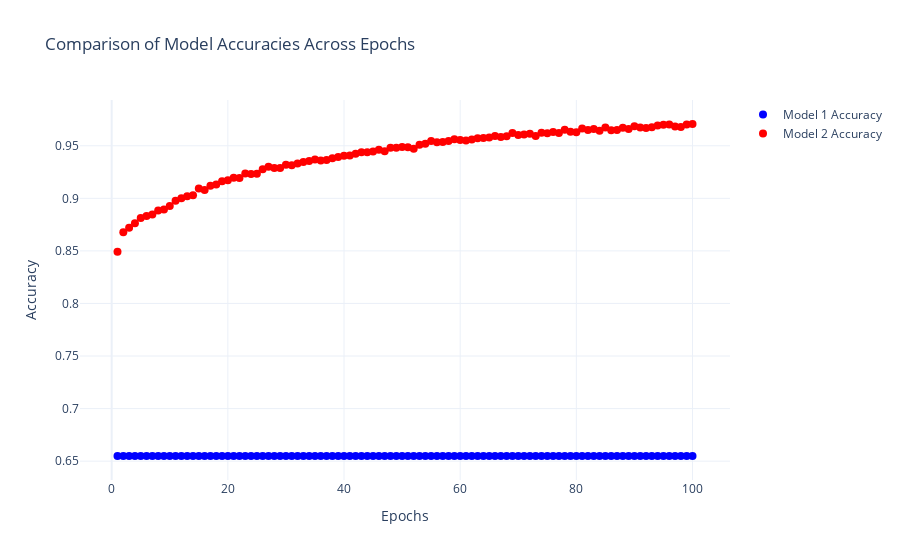

Source (notebook cell):
### Code cell
import plotly.graph_objects as go

# Assuming history1_nd and history2_nd have 'accuracy' data from your model training
# Extracting the accuracy data from each history object
accuracy1 = history1_nd.history['accuracy']
accuracy2 = history2_nd.history['accuracy']

# Assuming the number of epochs is determined by the length of the accuracy data
epochs = list(range(1, len(accuracy1) + 1))

# Create a scatter plot using Plotly
fig = go.Figure()

# Adding scatter plot for Model 1
fig.add_trace(go.Scatter(
    x=epochs,
    y=accuracy1,
    mode='markers',  # This specifies to use markers (points)
    name='Model 1 Accuracy',  # Name of the series
    marker=dict(color='blue', size=8)  # Marker settings
))

# Adding scatter plot for Model 2
fig.add_trace(go.Scatter(
    x=epochs,
    y=accuracy2,
    mode='markers',
    name='Model 2 Accuracy',
    marker=dict(color='red', size=8)
))

# Update the layout to add titles and labels
fig.update_layout(
    title='Comparison of Model Accuracies Across Epochs',
    xaxis_title='Epochs',
    yaxis_title='Accuracy',
    template='plotly_white'
)

# Show the figure
fig.show()

### Figure 1 — Plotly figure (JSON) as saved in the notebook; plotly's stock layout.template omitted (floating-point values rounded to 4 significant figures)
{"data": [{"marker": {"color": "blue", "size": 8}, "mode": "markers", "name": "Model 1 Accuracy", "type": "scatter", "x": [1, 2, 3, 4, 5, 6, 7, 8, 9, 10, 11, 12, 13, 14, 15, 16, 17, 18, 19, 20, 21, 22, 23, 24, 25, 26, 27, 28, 29, 30, 31, 32, 33, 34, 35, 36, 37, 38, 39, 40, 41, 42, 43, 44, 45, 46, 47, 48, 49, 50, 51, 52, 53, 54, 55, 56, 57, 58, 59, 60, 61, 62, 63, 64, 65, 66, 67, 68, 69, 70, 71, 72, 73, 74, 75, 76, 77, 78, 79, 80, 81, 82, 83, 84, 85, 86, 87, 88, 89, 90, 91, 92, 93, 94, 95, 96, 97, 98, 99, 100], "y": [0.6549, 0.6549, 0.6549, 0.6549, 0.6549, 0.6549, 0.6549, 0.6549, 0.6549, 0.6549, 0.6549, 0.6549, 0.6549, 0.6549, 0.6549, 0.6549, 0.6549, 0.6549, 0.6549, 0.6549, 0.6549, 0.6549, 0.6549, 0.6549, 0.6549, 0.6549, 0.6549, 0.6549, 0.6549, 0.6549, 0.6549, 0.6549, 0.6549, 0.6549, 0.6549, 0.6549, 0.6549, 0.6549, 0.6549, 0.6549, 0.6549, 0.6549, 0.6549, 0.6549, 0.6549, 0.6549, 0.6549, 0.6549, 0.6549, 0.6549, 0.6549, 0.6549, 0.6549, 0.6549, 0.6549, 0.6549, 0.6549, 0.6549, 0.6549, 0.6549, 0.6549, 0.6549, 0.6549, 0.6549, 0.6549, 0.6549, 0.6549, 0.6549, 0.6549, 0.6549, 0.6549, 0.6549, 0.6549, 0.6549, 0.6549, 0.6549, 0.6549, 0.6549, 0.6549, 0.6549, 0.6549, 0.6549, 0.6549, 0.6549, 0.6549, 0.6549, 0.6549, 0.6549, 0.6549, 0.6549, 0.6549, 0.6549, 0.6549, 0.6549, 0.6549, 0.6549, 0.6549, 0.6549, 0.6549, 0.6549]}, {"marker": {"color": "red", "size": 8}, "mode": "markers", "name": "Model 2 Accuracy", "type": "scatter", "x": [1, 2, 3, 4, 5, 6, 7, 8, 9, 10, 11, 12, 13, 14, 15, 16, 17, 18, 19, 20, 21, 22, 23, 24, 25, 26, 27, 28, 29, 30, 31, 32, 33, 34, 35, 36, 37, 38, 39, 40, 41, 42, 43, 44, 45, 46, 47, 48, 49, 50, 51, 52, 53, 54, 55, 56, 57, 58, 59, 60, 61, 62, 63, 64, 65, 66, 67, 68, 69, 70, 71, 72, 73, 74, 75, 76, 77, 78, 79, 80, 81, 82, 83, 84, 85, 86, 87, 88, 89, 90, 91, 92, 93, 94, 95, 96, 97, 98, 99, 100], "y": [0.8492, 0.8678, 0.872, 0.8762, 0.8813, 0.8832, 0.8846, 0.8884, 0.8894, 0.8926, 0.8976, 0.9001, 0.902, 0.903, 0.9094, 0.9079, 0.912, 0.9132, 0.9163, 0.9171, 0.9196, 0.9193, 0.9237, 0.9232, 0.9234, 0.9277, 0.9301, 0.9289, 0.9288, 0.9319, 0.9314, 0.9331, 0.9346, 0.9355, 0.9368, 0.9359, 0.9364, 0.938, 0.9393, 0.9405, 0.9408, 0.9425, 0.9438, 0.9438, 0.9444, 0.9461, 0.9447, 0.948, 0.9482, 0.9489, 0.9485, 0.9472, 0.9509, 0.9519, 0.9544, 0.9533, 0.9535, 0.9544, 0.9562, 0.9556, 0.9551, 0.9559, 0.9571, 0.9575, 0.9578, 0.9592, 0.9583, 0.959, 0.9622, 0.9601, 0.9608, 0.9613, 0.9593, 0.9624, 0.962, 0.9632, 0.9621, 0.9652, 0.9633, 0.9629, 0.9663, 0.9651, 0.9658, 0.9643, 0.9674, 0.9648, 0.9651, 0.967, 0.9659, 0.9685, 0.9674, 0.9669, 0.9675, 0.9693, 0.97, 0.9701, 0.9683, 0.9677, 0.9703, 0.9707]}], "layout": {"title": {"text": "Comparison of Model Accuracies Across Epochs"}, "xaxis": {"title": {"text": "Epochs"}}, "yaxis": {"title": {"text": "Accuracy"}}}}
